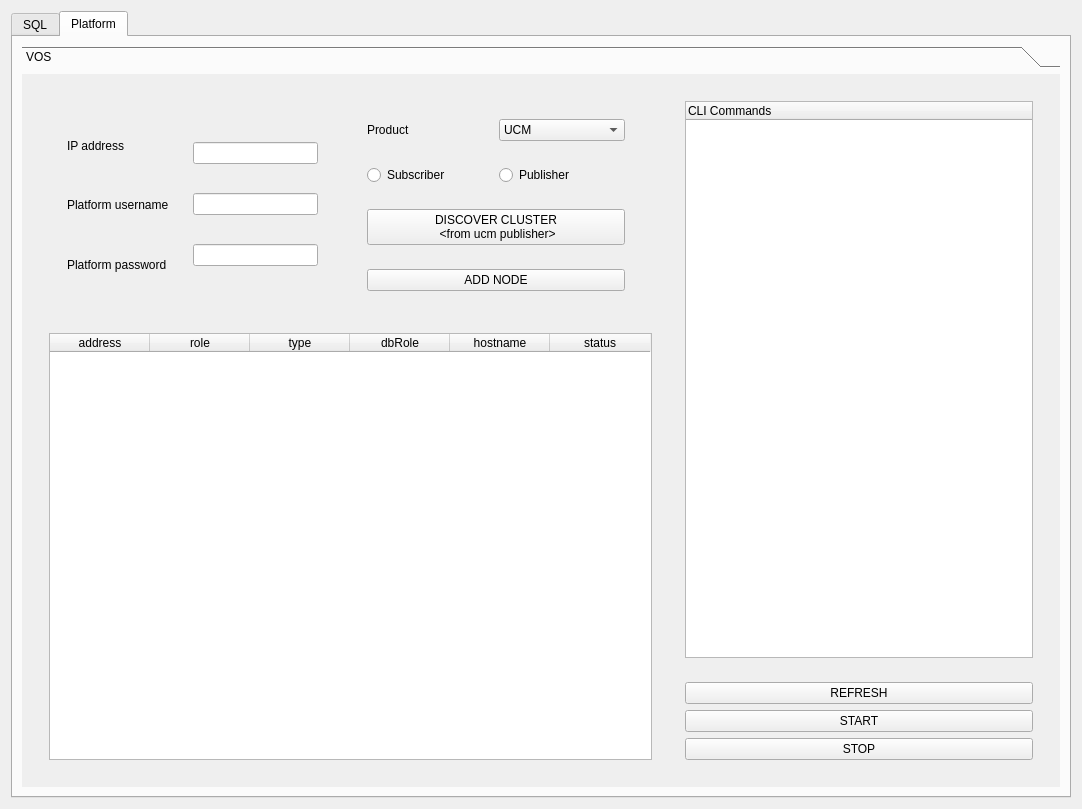
<?xml version="1.0" encoding="UTF-8"?>
<ui version="4.0">
 <class>Gnosis</class>
 <widget class="QDialog" name="Gnosis">
  <property name="geometry">
   <rect>
    <x>0</x>
    <y>0</y>
    <width>1082</width>
    <height>809</height>
   </rect>
  </property>
  <property name="windowTitle">
   <string>Gnosis</string>
  </property>
  <property name="inputMethodHints">
   <set>Qt::ImhSensitiveData</set>
  </property>
  <layout class="QHBoxLayout" name="horizontalLayout">
   <item>
    <widget class="QTabWidget" name="globalwidget">
     <property name="maximumSize">
      <size>
       <width>16777215</width>
       <height>16777215</height>
      </size>
     </property>
     <property name="toolTip">
      <string/>
     </property>
     <property name="inputMethodHints">
      <set>Qt::ImhSensitiveData</set>
     </property>
     <property name="currentIndex">
      <number>1</number>
     </property>
     <widget class="QWidget" name="tab_SQL">
      <attribute name="title">
       <string>SQL</string>
      </attribute>
      <layout class="QVBoxLayout" name="verticalLayout_4">
       <item>
        <widget class="QWidget" name="widget_5" native="true">
         <property name="minimumSize">
          <size>
           <width>0</width>
           <height>0</height>
          </size>
         </property>
         <property name="maximumSize">
          <size>
           <width>275</width>
           <height>16777215</height>
          </size>
         </property>
         <layout class="QHBoxLayout" name="horizontalLayout_7">
          <item>
           <widget class="QWidget" name="widget_3" native="true">
            <layout class="QVBoxLayout" name="verticalLayout">
             <item>
              <widget class="QLabel" name="label_ip_address_sql">
               <property name="text">
                <string>UCM publisher IP</string>
               </property>
              </widget>
             </item>
             <item>
              <widget class="QLabel" name="label_username_sql">
               <property name="minimumSize">
                <size>
                 <width>0</width>
                 <height>0</height>
                </size>
               </property>
               <property name="text">
                <string>AXL username    </string>
               </property>
              </widget>
             </item>
             <item>
              <widget class="QLabel" name="label_password_sql">
               <property name="text">
                <string>AXL password     </string>
               </property>
              </widget>
             </item>
            </layout>
           </widget>
          </item>
          <item>
           <widget class="QWidget" name="widget_4" native="true">
            <layout class="QVBoxLayout" name="verticalLayout_2">
             <item>
              <widget class="QLineEdit" name="lineEdit_ipaddress_sql"/>
             </item>
             <item>
              <widget class="QLineEdit" name="lineEdit_username_sql"/>
             </item>
             <item>
              <widget class="QLineEdit" name="lineEdit_password">
               <property name="echoMode">
                <enum>QLineEdit::Password</enum>
               </property>
              </widget>
             </item>
            </layout>
           </widget>
          </item>
         </layout>
        </widget>
       </item>
       <item>
        <widget class="QWidget" name="widget_6" native="true">
         <layout class="QVBoxLayout" name="verticalLayout_3">
          <item>
           <widget class="QWidget" name="widget" native="true">
            <layout class="QHBoxLayout" name="horizontalLayout_4">
             <item>
              <widget class="QPlainTextEdit" name="SQLquery">
               <property name="sizePolicy">
                <sizepolicy hsizetype="Expanding" vsizetype="Expanding">
                 <horstretch>0</horstretch>
                 <verstretch>0</verstretch>
                </sizepolicy>
               </property>
               <property name="font">
                <font>
                 <family>Consolas</family>
                 <pointsize>8</pointsize>
                </font>
               </property>
               <property name="plainText">
                <string>select name, description from device where name like 'SEP%'</string>
               </property>
              </widget>
             </item>
            </layout>
           </widget>
          </item>
          <item>
           <widget class="QWidget" name="widget_2" native="true">
            <layout class="QHBoxLayout" name="horizontalLayout_3">
             <item>
              <widget class="QPlainTextEdit" name="SQLresponse">
               <property name="sizePolicy">
                <sizepolicy hsizetype="Expanding" vsizetype="Expanding">
                 <horstretch>0</horstretch>
                 <verstretch>0</verstretch>
                </sizepolicy>
               </property>
               <property name="font">
                <font>
                 <family>Courier New</family>
                </font>
               </property>
               <property name="inputMethodHints">
                <set>Qt::ImhMultiLine</set>
               </property>
               <property name="horizontalScrollBarPolicy">
                <enum>Qt::ScrollBarAlwaysOn</enum>
               </property>
               <property name="lineWrapMode">
                <enum>QPlainTextEdit::NoWrap</enum>
               </property>
               <property name="plainText">
                <string/>
               </property>
              </widget>
             </item>
            </layout>
           </widget>
          </item>
         </layout>
        </widget>
       </item>
       <item>
        <widget class="QWidget" name="widget_executeSql" native="true">
         <layout class="QHBoxLayout" name="horizontalLayout_6">
          <item>
           <widget class="QPushButton" name="pushButton_sql_execute">
            <property name="minimumSize">
             <size>
              <width>0</width>
              <height>31</height>
             </size>
            </property>
            <property name="maximumSize">
             <size>
              <width>141</width>
              <height>16777215</height>
             </size>
            </property>
            <property name="text">
             <string>Execute Query</string>
            </property>
           </widget>
          </item>
         </layout>
        </widget>
       </item>
      </layout>
     </widget>
     <widget class="QWidget" name="tab_cli">
      <attribute name="title">
       <string>Platform</string>
      </attribute>
      <layout class="QHBoxLayout" name="horizontalLayout_12">
       <item>
        <widget class="QToolBox" name="toolBox">
         <property name="currentIndex">
          <number>0</number>
         </property>
         <widget class="QWidget" name="page_VOS">
          <property name="geometry">
           <rect>
            <x>0</x>
            <y>0</y>
            <width>1040</width>
            <height>720</height>
           </rect>
          </property>
          <attribute name="label">
           <string>VOS</string>
          </attribute>
          <layout class="QHBoxLayout" name="horizontalLayout_30">
           <item>
            <widget class="QWidget" name="widget_30" native="true">
             <property name="sizePolicy">
              <sizepolicy hsizetype="Minimum" vsizetype="Preferred">
               <horstretch>0</horstretch>
               <verstretch>0</verstretch>
              </sizepolicy>
             </property>
             <property name="minimumSize">
              <size>
               <width>630</width>
               <height>0</height>
              </size>
             </property>
             <property name="maximumSize">
              <size>
               <width>600</width>
               <height>169865</height>
              </size>
             </property>
             <layout class="QVBoxLayout" name="verticalLayout_21">
              <item>
               <widget class="QWidget" name="widget_25" native="true">
                <property name="sizePolicy">
                 <sizepolicy hsizetype="Expanding" vsizetype="Fixed">
                  <horstretch>0</horstretch>
                  <verstretch>0</verstretch>
                 </sizepolicy>
                </property>
                <layout class="QHBoxLayout" name="horizontalLayout_11">
                 <item>
                  <widget class="QWidget" name="widget_24" native="true">
                   <property name="sizePolicy">
                    <sizepolicy hsizetype="Preferred" vsizetype="Preferred">
                     <horstretch>0</horstretch>
                     <verstretch>0</verstretch>
                    </sizepolicy>
                   </property>
                   <layout class="QHBoxLayout" name="horizontalLayout_9">
                    <item>
                     <widget class="QWidget" name="widget_15" native="true">
                      <layout class="QVBoxLayout" name="verticalLayout_18">
                       <item>
                        <widget class="QLabel" name="UCMPub_Label">
                         <property name="text">
                          <string>IP address</string>
                         </property>
                        </widget>
                       </item>
                       <item>
                        <widget class="QLabel" name="UCMPubCLI_username_label">
                         <property name="text">
                          <string>Platform username</string>
                         </property>
                        </widget>
                       </item>
                       <item>
                        <widget class="QLabel" name="label_22">
                         <property name="text">
                          <string>Platform password</string>
                         </property>
                        </widget>
                       </item>
                      </layout>
                     </widget>
                    </item>
                    <item>
                     <widget class="QWidget" name="widget_19" native="true">
                      <layout class="QVBoxLayout" name="verticalLayout_19">
                       <item>
                        <widget class="QLineEdit" name="UCMPub_IP_CLI_line">
                         <property name="minimumSize">
                          <size>
                           <width>0</width>
                           <height>17</height>
                          </size>
                         </property>
                         <property name="maximumSize">
                          <size>
                           <width>125</width>
                           <height>16777215</height>
                          </size>
                         </property>
                        </widget>
                       </item>
                       <item>
                        <widget class="QLineEdit" name="UCMPub_Username_CLI_line">
                         <property name="minimumSize">
                          <size>
                           <width>117</width>
                           <height>17</height>
                          </size>
                         </property>
                         <property name="maximumSize">
                          <size>
                           <width>125</width>
                           <height>16777215</height>
                          </size>
                         </property>
                        </widget>
                       </item>
                       <item>
                        <widget class="QLineEdit" name="UCMPub_Password_CLI_line">
                         <property name="minimumSize">
                          <size>
                           <width>117</width>
                           <height>17</height>
                          </size>
                         </property>
                         <property name="maximumSize">
                          <size>
                           <width>125</width>
                           <height>16777215</height>
                          </size>
                         </property>
                         <property name="echoMode">
                          <enum>QLineEdit::Password</enum>
                         </property>
                        </widget>
                       </item>
                      </layout>
                     </widget>
                    </item>
                   </layout>
                   <zorder>UCMPub_Label</zorder>
                   <zorder>widget_19</zorder>
                   <zorder>label_22</zorder>
                   <zorder>widget_15</zorder>
                  </widget>
                 </item>
                 <item>
                  <widget class="QWidget" name="widget_22" native="true">
                   <property name="sizePolicy">
                    <sizepolicy hsizetype="Expanding" vsizetype="Expanding">
                     <horstretch>0</horstretch>
                     <verstretch>0</verstretch>
                    </sizepolicy>
                   </property>
                   <layout class="QVBoxLayout" name="verticalLayout_22">
                    <item>
                     <widget class="QWidget" name="widget_21" native="true">
                      <property name="minimumSize">
                       <size>
                        <width>0</width>
                        <height>38</height>
                       </size>
                      </property>
                      <layout class="QHBoxLayout" name="horizontalLayout_10">
                       <item>
                        <widget class="QLabel" name="label_product_vos_gen">
                         <property name="text">
                          <string>Product</string>
                         </property>
                        </widget>
                       </item>
                       <item>
                        <widget class="QComboBox" name="comboBox_product_vos_gen">
                         <item>
                          <property name="text">
                           <string>UCM</string>
                          </property>
                         </item>
                         <item>
                          <property name="text">
                           <string>IMP</string>
                          </property>
                         </item>
                         <item>
                          <property name="text">
                           <string>CUC</string>
                          </property>
                         </item>
                         <item>
                          <property name="text">
                           <string>CER</string>
                          </property>
                         </item>
                        </widget>
                       </item>
                      </layout>
                     </widget>
                    </item>
                    <item>
                     <widget class="QWidget" name="widget_26" native="true">
                      <layout class="QHBoxLayout" name="horizontalLayout_2">
                       <item>
                        <widget class="QRadioButton" name="radioButton_vos_sub">
                         <property name="text">
                          <string>Subscriber</string>
                         </property>
                        </widget>
                       </item>
                       <item>
                        <widget class="QRadioButton" name="radioButton_vos_pub">
                         <property name="text">
                          <string>Publisher</string>
                         </property>
                        </widget>
                       </item>
                      </layout>
                     </widget>
                    </item>
                    <item>
                     <widget class="QWidget" name="widget_45" native="true">
                      <property name="sizePolicy">
                       <sizepolicy hsizetype="Expanding" vsizetype="Expanding">
                        <horstretch>0</horstretch>
                        <verstretch>0</verstretch>
                       </sizepolicy>
                      </property>
                      <property name="minimumSize">
                       <size>
                        <width>0</width>
                        <height>51</height>
                       </size>
                      </property>
                      <property name="maximumSize">
                       <size>
                        <width>16777215</width>
                        <height>16777215</height>
                       </size>
                      </property>
                      <layout class="QHBoxLayout" name="horizontalLayout_13">
                       <item>
                        <widget class="QPushButton" name="pushButton_discover_nodes_UCM">
                         <property name="sizePolicy">
                          <sizepolicy hsizetype="Minimum" vsizetype="Expanding">
                           <horstretch>0</horstretch>
                           <verstretch>0</verstretch>
                          </sizepolicy>
                         </property>
                         <property name="minimumSize">
                          <size>
                           <width>20</width>
                           <height>20</height>
                          </size>
                         </property>
                         <property name="maximumSize">
                          <size>
                           <width>16777215</width>
                           <height>16777215</height>
                          </size>
                         </property>
                         <property name="layoutDirection">
                          <enum>Qt::LeftToRight</enum>
                         </property>
                         <property name="autoFillBackground">
                          <bool>true</bool>
                         </property>
                         <property name="text">
                          <string>DISCOVER CLUSTER 
 &lt;from ucm publisher&gt;</string>
                         </property>
                        </widget>
                       </item>
                      </layout>
                     </widget>
                    </item>
                    <item>
                     <widget class="QWidget" name="widget_23" native="true">
                      <property name="minimumSize">
                       <size>
                        <width>0</width>
                        <height>38</height>
                       </size>
                      </property>
                      <layout class="QHBoxLayout" name="horizontalLayout_5">
                       <item>
                        <widget class="QPushButton" name="pushButton_add_node">
                         <property name="text">
                          <string>ADD NODE</string>
                         </property>
                        </widget>
                       </item>
                      </layout>
                     </widget>
                    </item>
                   </layout>
                  </widget>
                 </item>
                </layout>
               </widget>
              </item>
              <item>
               <widget class="QWidget" name="widget_46" native="true">
                <property name="minimumSize">
                 <size>
                  <width>621</width>
                  <height>0</height>
                 </size>
                </property>
                <layout class="QVBoxLayout" name="verticalLayout_17">
                 <item>
                  <widget class="QTableWidget" name="tableWidget_ucm_cluster_cli">
                   <property name="alternatingRowColors">
                    <bool>true</bool>
                   </property>
                   <property name="selectionBehavior">
                    <enum>QAbstractItemView::SelectRows</enum>
                   </property>
                   <property name="showGrid">
                    <bool>false</bool>
                   </property>
                   <property name="sortingEnabled">
                    <bool>true</bool>
                   </property>
                   <property name="columnCount">
                    <number>6</number>
                   </property>
                   <attribute name="horizontalHeaderCascadingSectionResizes">
                    <bool>false</bool>
                   </attribute>
                   <attribute name="horizontalHeaderStretchLastSection">
                    <bool>false</bool>
                   </attribute>
                   <column>
                    <property name="text">
                     <string>address</string>
                    </property>
                   </column>
                   <column>
                    <property name="text">
                     <string>role</string>
                    </property>
                   </column>
                   <column>
                    <property name="text">
                     <string>type</string>
                    </property>
                   </column>
                   <column>
                    <property name="text">
                     <string>dbRole</string>
                    </property>
                   </column>
                   <column>
                    <property name="text">
                     <string>hostname</string>
                    </property>
                   </column>
                   <column>
                    <property name="text">
                     <string>status</string>
                    </property>
                   </column>
                  </widget>
                 </item>
                </layout>
               </widget>
              </item>
             </layout>
             <zorder>widget_46</zorder>
             <zorder>UCMPub_Label</zorder>
             <zorder>widget_25</zorder>
            </widget>
           </item>
           <item>
            <widget class="QWidget" name="widget_47" native="true">
             <layout class="QVBoxLayout" name="verticalLayout_12">
              <item>
               <widget class="QWidget" name="widget_49" native="true">
                <property name="minimumSize">
                 <size>
                  <width>0</width>
                  <height>0</height>
                 </size>
                </property>
                <layout class="QVBoxLayout" name="verticalLayout_20">
                 <item>
                  <widget class="QTreeWidget" name="treeWidget_ucm_cli">
                   <property name="toolTip">
                    <string/>
                   </property>
                   <property name="statusTip">
                    <string notr="true"/>
                   </property>
                   <column>
                    <property name="text">
                     <string>CLI Commands</string>
                    </property>
                   </column>
                  </widget>
                 </item>
                </layout>
               </widget>
              </item>
              <item>
               <widget class="QWidget" name="widget_50" native="true">
                <property name="minimumSize">
                 <size>
                  <width>0</width>
                  <height>50</height>
                 </size>
                </property>
                <property name="maximumSize">
                 <size>
                  <width>16777215</width>
                  <height>16777215</height>
                 </size>
                </property>
                <layout class="QVBoxLayout" name="verticalLayout_14">
                 <item>
                  <widget class="QPushButton" name="pushButton_vos_refresh">
                   <property name="text">
                    <string>REFRESH</string>
                   </property>
                  </widget>
                 </item>
                 <item>
                  <widget class="QPushButton" name="pushButton_execute_cli_ucm">
                   <property name="sizePolicy">
                    <sizepolicy hsizetype="Preferred" vsizetype="Fixed">
                     <horstretch>0</horstretch>
                     <verstretch>0</verstretch>
                    </sizepolicy>
                   </property>
                   <property name="text">
                    <string>START</string>
                   </property>
                  </widget>
                 </item>
                 <item>
                  <widget class="QPushButton" name="pushButton_stop_cli_ucm">
                   <property name="text">
                    <string>STOP</string>
                   </property>
                  </widget>
                 </item>
                </layout>
               </widget>
              </item>
             </layout>
            </widget>
           </item>
          </layout>
         </widget>
        </widget>
       </item>
      </layout>
     </widget>
    </widget>
   </item>
  </layout>
 </widget>
 <resources/>
 <connections/>
</ui>
